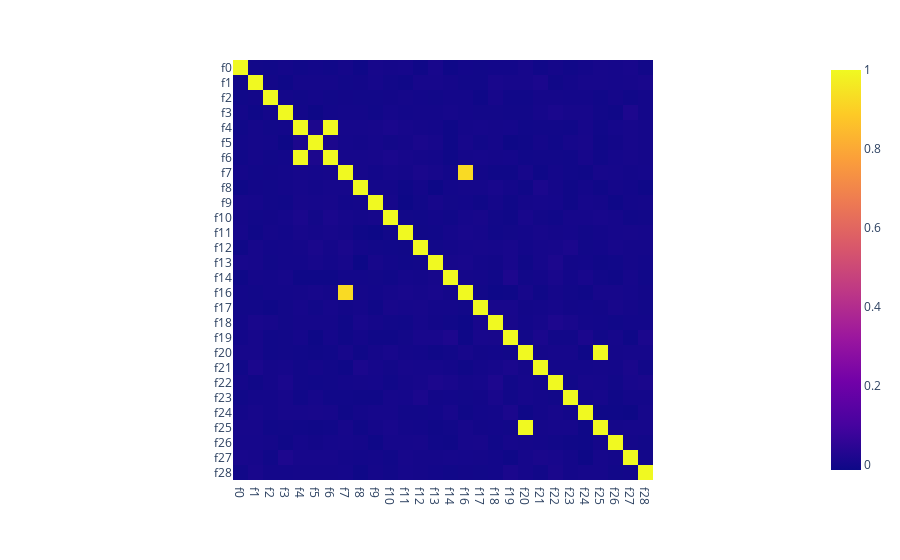

Notebook source saved alongside this figure:
### Code cell
import plotly.express as px
fig = px.imshow(X.corr())
fig.show()

### Figure 1 — Plotly figure (JSON) as saved in the notebook; plotly's stock layout.template omitted (floating-point values rounded to 4 significant figures; data arrays with more than 128 entries replaced by an {"elided": "..."} marker saying what was removed)
{"data": [{"coloraxis": "coloraxis", "hovertemplate": "x: %{x}<br>y: %{y}<br>color: %{z}<extra></extra>", "name": "0", "type": "heatmap", "x": ["f0", "f1", "f2", "f3", "f4", "f5", "f6", "f7", "f8", "f9", "f10", "f11", "f12", "f13", "f14", "f16", "f17", "f18", "f19", "f20", "f21", "f22", "f23", "f24", "f25", "f26", "f27", "f28"], "xaxis": "x", "y": ["f0", "f1", "f2", "f3", "f4", "f5", "f6", "f7", "f8", "f9", "f10", "f11", "f12", "f13", "f14", "f16", "f17", "f18", "f19", "f20", "f21", "f22", "f23", "f24", "f25", "f26", "f27", "f28"], "yaxis": "y", "z": {"elided": "28x28 float values"}}], "layout": {"coloraxis": {"colorscale": [[0, "#0d0887"], [0.1111, "#46039f"], [0.2222, "#7201a8"], [0.3333, "#9c179e"], [0.4444, "#bd3786"], [0.5556, "#d8576b"], [0.6667, "#ed7953"], [0.7778, "#fb9f3a"], [0.8889, "#fdca26"], [1, "#f0f921"]]}, "margin": {"t": 60}, "xaxis": {"anchor": "y", "constrain": "domain", "domain": [0, 1], "scaleanchor": "y"}, "yaxis": {"anchor": "x", "autorange": "reversed", "constrain": "domain", "domain": [0, 1]}}}
